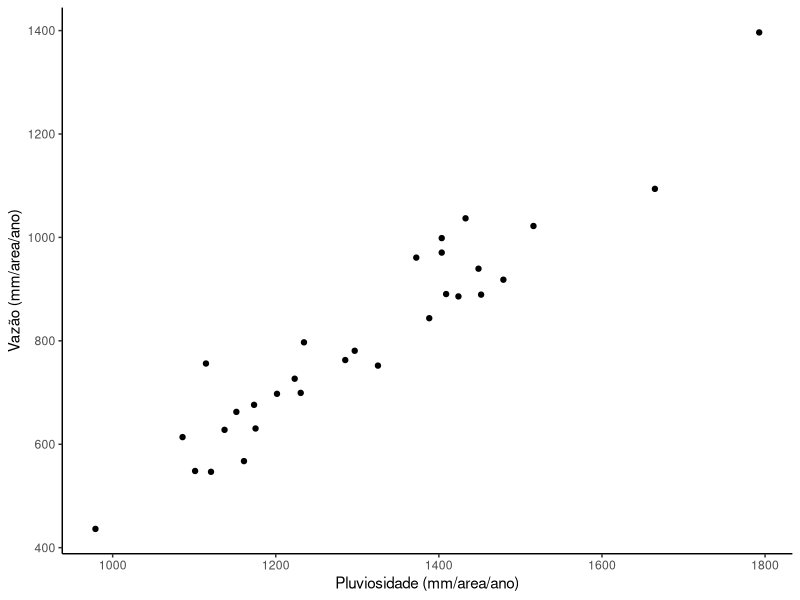
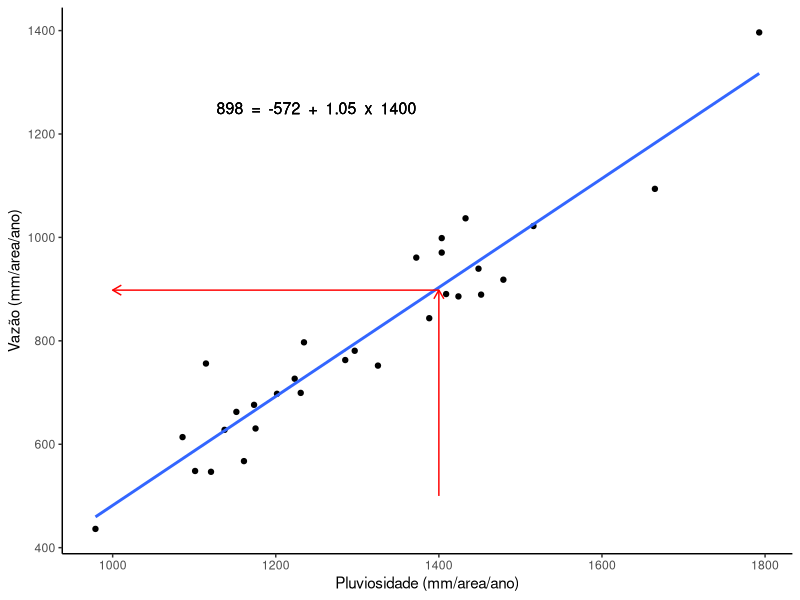
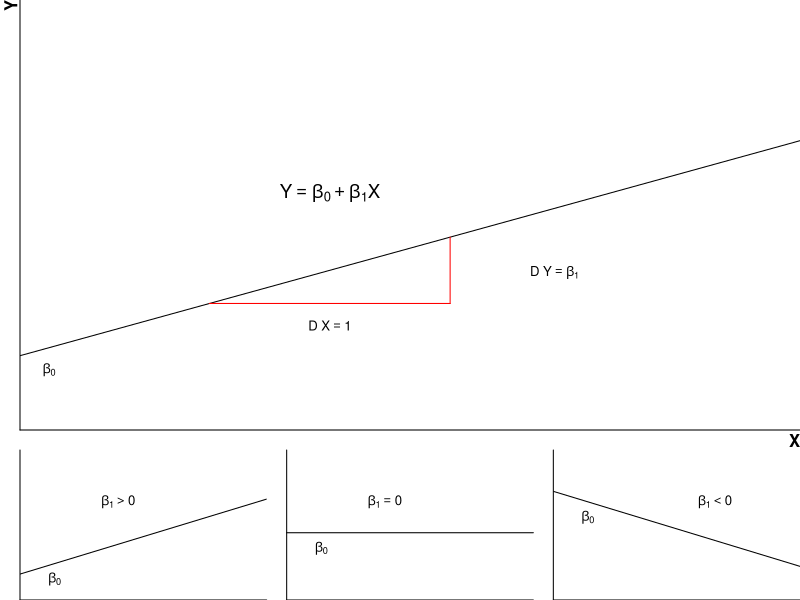
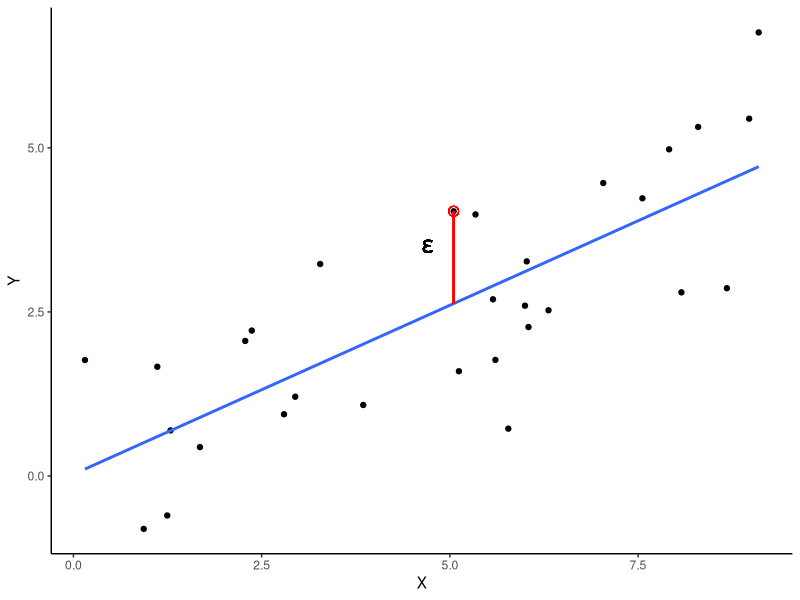
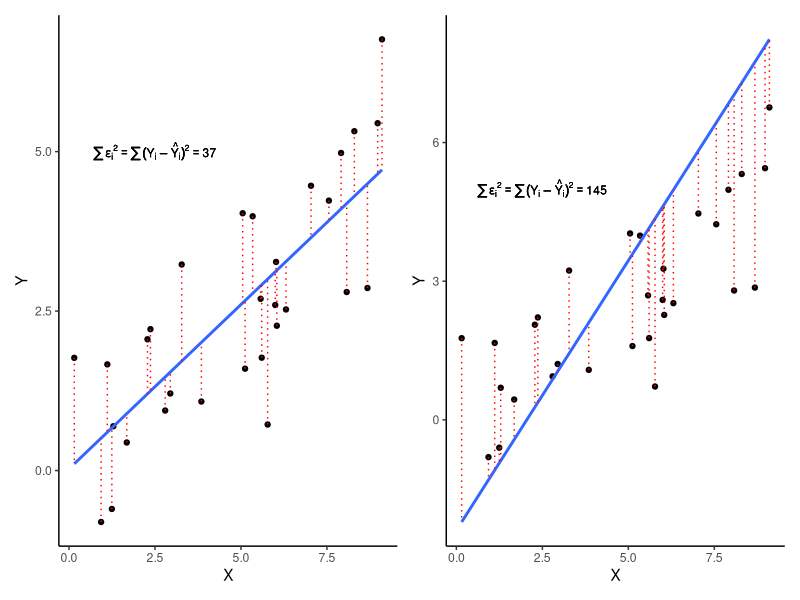
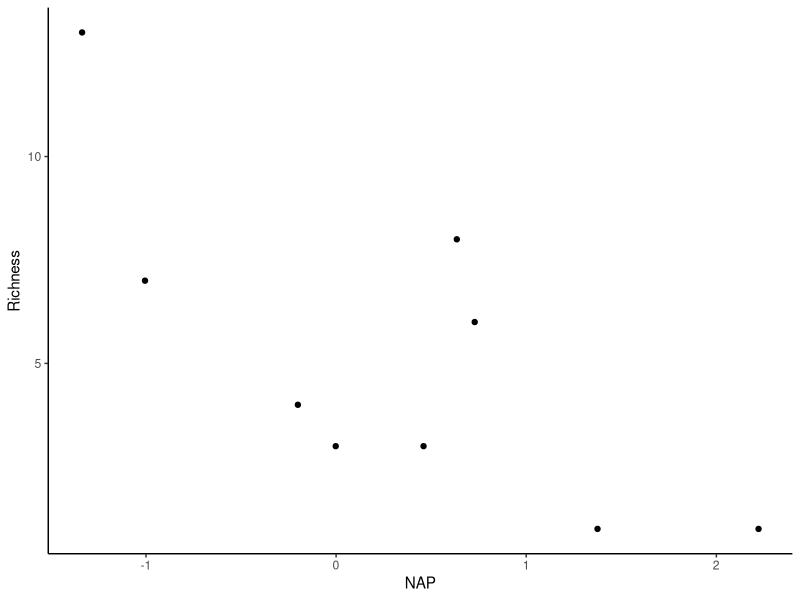
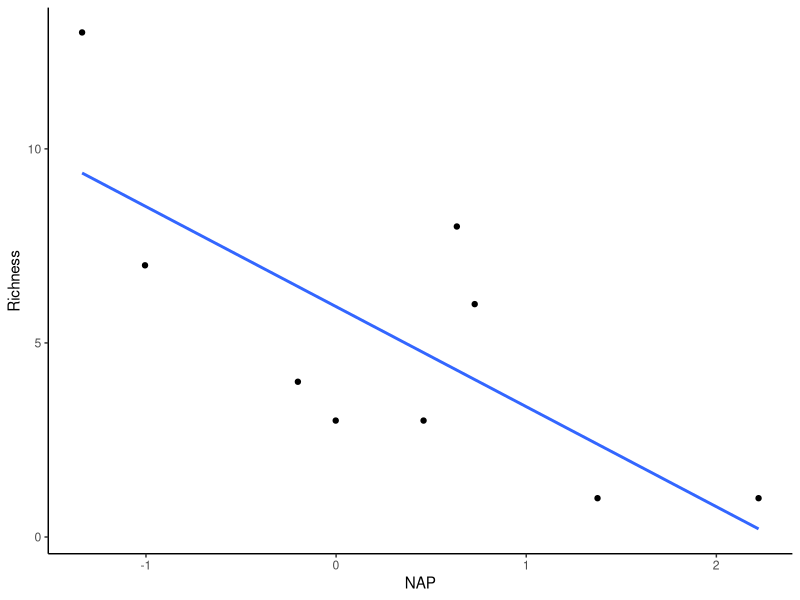
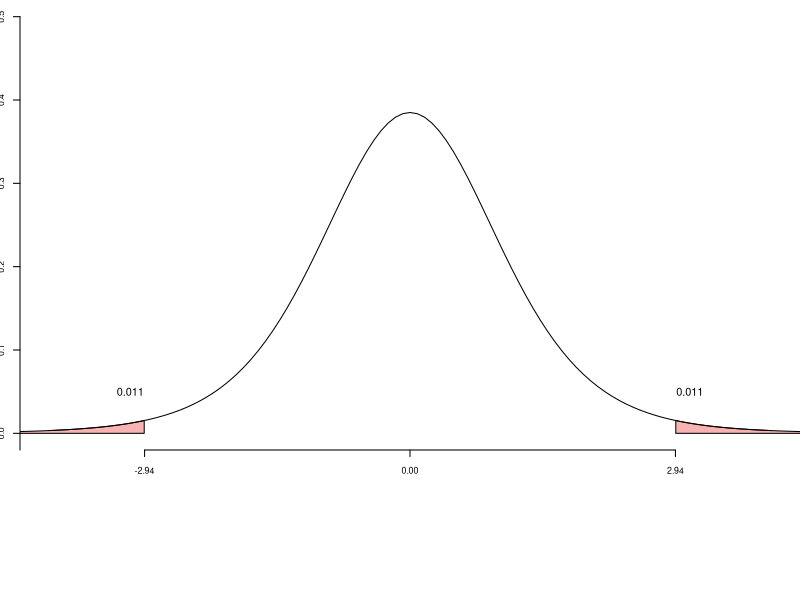

Write the R code that produced these figures, in order.
## ---- chunk 1
library(tidyverse)
library(patchwork)
library(flextable)
library(knitr)
## ---- chunk 2
#| code-fold: true
st = read_csv("datasets/HubbardBrook_wide.csv")

st = st %>% 
    rename(FlowD = WS2_Flow_Defosrested, FlowR = WS3_Flow_reference, 
           RainD = WS2_precipitation, RainR = WS3_precipitation) %>% 
  mutate(FlowD = FlowD/100, FlowR = FlowR/100,
         RainD = RainD/10, RainR = RainR/10) %>% 
    .[-31,]
## ---- chunk 3
#| echo: false
flextable(st)
## ---- chunk 4
#| echo: false
m1 = lm(FlowR ~ RainR, data = st)
b0 = round(coef(m1)[1],2)
b1 = round(coef(m1)[2],2)
Xm = 1400
Ym = b0 + b1 * Xm
limitey <- range(st$FlowR)
limitex <- range(st$RainR)

rg1 = ggplot(st, aes(y = FlowR, x = RainR)) +
    geom_point() +
    ylab("Vazão (mm/area/ano)") +
    xlab("Pluviosidade (mm/area/ano)") +
    xlim(limitex) +
    ylim(limitey) +
    theme_classic()


rg1

## ---- chunk 5
#| echo: false
dfy <- data.frame(x1 = Xm, x2 = Xm, y1 = 500, y2 = Ym)
dfx <- data.frame(x1 = Xm, x2 = 1000, y1 = Ym, y2 = Ym)

rg2 = rg1 +
    geom_smooth(method = "lm", se = FALSE) +
    geom_segment(mapping = aes(x = x1, xend = x2, y = y1, yend = y2), data = dfx,
                 colour = "red", arrow = arrow(length = unit(0.1, "inches"))) +
    geom_segment(mapping = aes(x = x1, xend = x2, y = y1, yend = y2), data = dfy,
                 colour = "red", arrow = arrow(length = unit(0.1, "inches"))) +
    annotate('text', x = 1250, y = 1250, 
             label = bquote(.(round(Ym,0)) ~ " = "~ .(round(b0,0)) ~ " + "~ .(round(b1,2)) ~ " x "~ .(Xm)), size = 4) +
    theme_classic()

rg2

## ---- chunk 6
#| echo: false
nf <- matrix(c(1,1,1,2,3,4), nc = 3, nr = 2, byrow = TRUE)
layout(nf, respect = F, heights = c(3,1), widths = c(1,1,1))
size_text = 1.2
#_____________________________________________________
#layout.show(nf)
par(mai = c(0.2,0.2,0,0))
plot(1:10, type  = "n", axes = F, xlab = "", ylab = "")
axis(1, at = c(-1,20))
axis(2, at = c(-1,20))
abline(a = 2, b = .5)
segments(x0 = 6, x1 = 6, y0 = 3.5, y1 = 5, col = "red")
segments(x0 = 6, x1 = 3, y0 = 3.5, y1 = 3.5, col = "red")
text(x = 7.3, y = 4.2, labels = expression(D ~ "Y" == beta[1]), cex = size_text)
text(x = 4.5, y = 3, labels = expression(D ~ "X" == 1), cex = size_text)
text(x = 4.5, y = 6, labels = expression(Y == beta[0] + beta[1]*X), cex = size_text+.5)
text(x = 1, y = 2, labels = expression(beta[0]), cex = size_text)
mtext(text = "X", side = 1, adj = 1, font = 2, padj = 0.5) 
mtext(text = "Y", side = 2, adj = 1, font = 2) 

#_____________________________________________________
par(mai = c(0,0.2,0,0))
plot(1:10, type  = "n", axes = F, xlab = "", ylab = "")
axis(1, at = c(-1,20))
axis(2, at = c(-1,20))
abline(a = 2, b = .5)
text(x = 4.5, y = 7, labels = expression(beta[1] > 0), cex = size_text)
text(x = 2, y = 2, labels = expression(beta[0]), cex = size_text)

#_____________________________________________________
par(mai = c(0,0.2,0,0))
plot(1:10, type  = "n", axes = F, xlab = "", ylab = "")
axis(1, at = c(-1,20))
axis(2, at = c(-1,20))
abline(a = 5, b = 0)
text(x = 4.5, y = 7, labels = expression(beta[1] == 0), cex = size_text)
text(x = 2, y = 4, labels = expression(beta[0]), cex = size_text)

#_____________________________________________________
par(mai = c(0,0.2,0,0))
plot(1:10, type  = "n", axes = F, xlab = "", ylab = "")
axis(1, at = c(-1,20))
axis(2, at = c(-1,20))
abline(a = 8, b = -0.5)
text(x = 7, y = 7, labels = expression(beta[1] < 0), cex = size_text)
text(x = 2, y = 6, labels = expression(beta[0]), cex = size_text)

## ---- chunk 7
#| echo: false
b0 = 0
b1 = .5
set.seed(3)
i = 12
DS = data.frame(X = runif(n = 30, min = 0, max = 10))

DS = DS %>% 
  mutate(Y = rnorm(n = 30, mean = b0 + b1 * X, sd = 1.3)) %>% 
  mutate(Yfit = predict(lm(Y ~ X)),
         Yres = resid(lm(Y ~ X)))

ggplot(DS, aes(y = Y, x = X)) +
   geom_point() +
   geom_smooth(method = lm, se = F) +
   geom_point(aes(y=Y[i], x=X[i]), shape = 21, colour = "red", size = 3, alpha = 0.5) +
   geom_segment(aes(y=Y[i], x=X[i], xend = X[i], yend = Yfit[i]), colour = "red") +
   geom_text(x = 4.7, y = 3.5, label = expression(epsilon), size = 6) +
   theme_classic()
## ---- chunk 8
#| echo: false
b0 = 0
b1 = .5
set.seed(3)

DS = data.frame(X = runif(n = 30, min = 0, max = 10))

DS = DS %>% 
  mutate(Y = rnorm(n = 30, mean = b0 + b1 * X, sd = 1.3)) %>% 
  mutate(Yfit = predict(lm(Y ~ X)),
         Yres = resid(lm(Y ~ X))) %>% 
  mutate(Y2 = rnorm(n = 30, mean = c(b0-2) + c(b1+0.6) * X, sd = 1.3)) %>% 
  mutate(Yfit2 = predict(lm(Y2 ~ X)),
         Yres2 = resid(lm(Y2 ~ X)))

sre = sum(DS$Yres^2)
sre2 = sum((DS$Y - DS$Yfit2)^2)

rg1 = ggplot(DS, aes(y = Y, x = X)) +
  geom_point() +
  geom_smooth(method = lm, se = F) +
  #geom_point(aes(y=Y[i], x=X[i]), colour = "red", size = 3) +
  geom_segment(aes(y=Y, x=X, xend = X, yend = Yfit), colour = "red", linetype=3) +
  annotate("text", x = 2.5, y = 5, label = bquote(sum(epsilon[i])^2==sum((Y[i]-hat(Y[i]))^2 == .(floor(sre)))), size = 3) +
  theme_classic()

rg2 = ggplot(DS, aes(y = Y, x = X)) +
  geom_point() +
  geom_smooth(aes(y = Y2), method = lm, se = F) +
  #geom_point(aes(y=Y[i], x=X[i]), colour = "red", size = 3) +
  geom_segment(aes(y=Y, x=X, xend = X, yend = Yfit2), colour = "red", linetype=3) +
  annotate("text",x = 2.5, y = 5, label = bquote(sum(epsilon[i])^2==sum((Y[i]-hat(Y[i]))^2 == .(floor(sre2)))), size = 3) +
  theme_classic()

#expression(sum(epsilon[i])^2==sum((Y[i]-hat(Y[i]))^2 == sre))

rg1 | rg2
## ---- chunk 9
rk = read_csv("datasets/RIKZ.csv")
rks = rk %>% 
  .[seq(3,43,by = 5),]
## ---- chunk 10
rks %>% 
  select(Richness, NAP) %>% 
  flextable()
## ---- chunk 11
#| echo: false
rks %>% 
  ggplot(aes(y = Richness, x = NAP)) +
  geom_point() +
  theme_classic()

m1 = lm(Richness ~ NAP, data = rks)
b0 = coef(m1)[1]
b1 = coef(m1)[2]

## ---- chunk 12
#| echo: false
rksR = rks %>% 
  select(Richness, NAP) %>% 
  mutate(XmX = NAP - mean(NAP),
         YmY = Richness - mean(Richness)) %>% 
  mutate(XmX2 = XmX^2, YmY2 = YmY^2, SXY = XmX * YmY) %>% 
  round(digits = 2)

SXY = sum(rksR$SXY)
SQX = sum(rksR$XmX2)
b1e = SXY/SQX
MRichness = mean(rksR$Richness)
MNAP = mean(rksR$NAP)
b0e =  MRichness - b1e * MNAP

rksR = rksR %>% 
  mutate(Yfit = b0e + b1e * NAP,
         Yres = Richness - Yfit)

SQRes = sum(rksR$Yres^2)
n = nrow(rksR)
s2res = SQRes/(n-2)
SQY = sum((rksR$Richness - mean(rksR$Richness))^2) 
r2 = 1 - SQRes / SQY

round(rksR,2) %>% 
  select(-c("Yfit", "Yres")) %>% 
  kable(col.names = c("Richness", "NAP",
                     "$(X_i - \\overline{X})$",
                     "$(Y_i - \\overline{Y})$",
                     "$(X_i - \\overline{X})^2$",
                     "$(Y_i - \\overline{Y})^2$",
                     "$(X_i - \\overline{X})(Y_i - \\overline{Y})$"))

r = SXY/sqrt(sum((rksR$Richness-mean(rksR$Richness))^2) * sum((rksR$NAP-mean(rksR$NAP))^2))

#summary(m1)
## ---- chunk 13
#| echo: false
rks %>% 
  ggplot(aes(y = Richness, x = NAP)) +
  geom_point() +
  geom_smooth(method = "lm", se = F) +
  theme_classic()

## ---- chunk 14
#| echo: false
seb1 = sqrt(s2res/SQX)

tc = b1e/seb1

## ---- chunk 15
#| echo: false
qr = c(tc, -tc)
dqr = dt(x = qr, df = n-1)


qrc1 = c(seq(-5, qr[1], l = 100), seq(qr[1],-5, l = 100))
dqrc1 = c(rep(0,100), dt(x = seq(qr[1],-5, l = 100), df = n-2))

qrc2 = c(seq(5, qr[2], l = 100), seq(qr[2],5, l = 100))
dqrc2 = c(rep(0,100), dt(x = seq(qr[2],5, l = 100), df = n-2))

pqr = pt(q = qr, df = n-2)
perc = diff(pqr, df = n-2) * 100

#eixox = bquote(.(-tc), 0, .(+tc))

curve(expr = dt(x, 0, df = n-2), from = -4, to = 4, 
      ylab = "Densidade da distribuição t",
      xlab = "Valores de t", ylim = c(0, 0.5), axes = F)
axis(1, at = round(c(qr[1],0,qr[2]),2), cex.axis = 0.8)
axis(2, at = seq(-1, 0.5, by = 0.1), cex.axis = 0.8)
polygon(x = qrc1, y = dqrc1, col = rgb(red = 0.9, 0,0, alpha = 0.3))  
polygon(x = qrc2, y = dqrc2, col = rgb(red = 0.9, 0,0, alpha = 0.3))  
segments(x0 = qr[1], x1 = qr[7], y0 = 0.65, y1 = 0.65, lwd = 2)
text(y = c(0.05), x = c(-3.1), labels = bquote(.(round(pt(tc, df = n-2),3))))
text(y = c(0.05), x = c(3.1), labels = bquote(.(round(pt(-tc, df = n-2, lower.tail = F),3))))

## ---- chunk 16
#| echo: false
b0sim <- 10
b1sim <- 2
dp1 <- 0
dp2 <- 60
X <- rep(seq(10, 100, by = 10), times= 10)
n <- length(X)
set.seed(1)
Y1 <- rnorm(n = n, mean = b0sim + b1sim * X, sd = dp1)
set.seed(1)
Y2 <- rnorm(n = n, mean = b0sim + b1sim * X, sd = dp2)
limitey <- range(c(Y1,Y2))
limitex <- range(X)
alto <- ">>>>"
df <- data.frame(Y1, Y2, X)

reg1 <- ggplot(df, mapping = aes(y = Y1, x = X)) +
  geom_point(shape = 19, size = 3) +
  geom_smooth(method = "lm", color = "blue", se = FALSE) +
  xlim(limitex) +
  ylim(limitey) +
  annotate("text",x = 30, y = 250, label = bquote(SQ[Regressão] ~ ">>>>"), size = 4) +
  theme_classic()

reg2 <- ggplot(df, mapping = aes(y = Y2, x = X)) +
  geom_point(shape = 19, size = 3) +
  geom_smooth(method = "lm", color = "blue", se = FALSE) +
  xlim(limitex) +
  ylim(limitey) +
  annotate("text",x = 30, y = 250, label = bquote(SQ[Residuo] ~ ">>>>"), size = 4) +
  theme_classic()

reg1 | reg2
  
## ---- chunk 17
#| echo: false
shade_curve <- function(y, x, zstart, zend, fill, alpha = .5){
  MyDF <- data.frame(x,y)
  geom_area(data = subset(MyDF, x >= zstart
                          & x < zend),
            aes(y=y, x = x), fill = fill, color = NA, alpha = alpha)
}

num1 <- 1; num2 <- 10; den1 <- 10; den2 <- 50
Flim1 <- qf(p = 0.05, df = num1, df2 = den1, lower.tail = FALSE)
Flim2 <- qf(p = 0.05, df = num2, df2 = den2, lower.tail = FALSE)
f <- seq(0.1, 10, length = 100)
DF <- data.frame(f,
                 DF1 = df(f, df1 = num1, df2 = den1),
                 DF2 = df(f, df1 = num2, df2 = den2))

gdfa <- ggplot(DF) +
  geom_line(mapping = aes(x = f, y = DF1), color  ="blue") +
  geom_line(mapping = aes(x = f, y = DF2), color  ="red") +
  ylab("Densidade de probabilidade de F") +
  xlab("Valores de F") +
  annotate("segment", x = 2.5, xend = 3, y = 1, yend = 1, colour = "blue") +
  annotate("segment", x = 2.5, xend = 3, y = 0.85, yend = 0.85, colour = "red") +
  annotate("text", x = 6.5, y = 1, size = 4, label = bquote(gl[numerador]==.(num1) ~ ";" ~ gl[denominador]==.(den1))) +
  annotate("text", x = 6.5, y = 0.85, size = 4, label = bquote(gl[numerador]==.(num2) ~ ";" ~ gl[denominador]==.(den2))) +
  theme_classic(base_size=20)

gdfb <- ggplot(DF) +
  geom_line(mapping = aes(x = f, y = DF1), color  ="blue") +
  shade_curve(x = DF$f, y = DF$DF1, zstart = Flim1, zend = 10, fill = "blue", alpha = .3) +
  ylab("Densidade de probabilidade de F") +
  xlab("Valores de F") +
  annotate("text", x = 6, y = 1, label = bquote(gl[numerador]==.(num1) ~ ";" ~ gl[denominador]==.(den1))) +
  geom_segment(mapping = aes(x = Flim1, xend = Flim1, y = 0.3, yend = 0.1),
                 colour = "blue", arrow = arrow(length = unit(0.1, "inches"))) +
  theme_classic(base_size=20)

gdfc <- ggplot(DF) +
  geom_line(mapping = aes(x = f, y = DF2), color  ="red") +
  shade_curve(x = DF$f, y = DF$DF2, zstart = Flim2, zend = 10, fill = "red", alpha = .3) +
  ylab("Densidade de probabilidade de F") +
  xlab("Valores de F") +
  annotate("text", x = 6, y = 0.85, label = bquote(gl[numerador]==.(num2) ~ ";" ~ gl[denominador]==.(den2))) +
  geom_segment(mapping = aes(x = Flim2, xend = Flim2, y = 0.3, yend = 0.2),
                 colour = "red", arrow = arrow(length = unit(0.1, "inches"))) +
  theme_classic(base_size=20)

gdfa / gdfb / gdfc
## ---- chunk 18
#| echo: false
m1_anovatb <- as_tibble(anova(m1)) 
m1_s <- m1_anovatb %>% 
  replace(is.na(.), 0) %>%
  summarise_all(funs(sum))

m1_anovatb <- m1_anovatb %>% 
  bind_rows(m1_s) %>% 
  mutate(`Fonte de variação`  = c("Regressão", "Resíduo", "Total")) %>% 
  rename(gl = Df, SQ = `Sum Sq`, QM = `Mean Sq`, `F` = `F value`, p = `Pr(>F)`) %>% 
  select(`Fonte de variação`, SQ, gl, QM, `F`, p)
  
m1_anovatb[3, "QM"] <- m1_anovatb[3, "SQ"]/m1_anovatb[3, "gl"]
m1_anovatb[3, c("F", "p")] <- NA

m1_anovatb[,c(2,4,5)] <- round(m1_anovatb[,c(2,4,5)], 2)
m1_anovatb[1,"p"] <- round(m1_anovatb[1,"p"], 3)

kable(m1_anovatb)
## ---- chunk 19
#| echo: false
n <- nrow(rks)
epy <- sqrt(s2res * (1/n + ((rks$NAP - mean(rks$NAP))^2)/SQX))
limites <- qt(p = 1-0.025, df = n-2) * epy
qt95 <- qt(p = 1-0.025, df = n-2)
obs <- 4
Yfit <- rksR$Yfit
## ---- chunk 20
#| echo: false
rksRtb <- round(rksR,2) %>% 
  select(c(Richness, NAP, Yfit)) %>%
  mutate(erropad = round(epy,2), ICinferior = round(Yfit - limites,2), ICsuperior = round(Yfit + limites,2)) 

kable(rksRtb,
         col.names = c("Richness",
        "NAP",
        "$\\hat{Y}$",
        "$s_{Y \\mid X}$",
        "$IC_{inferior}$",
        "$IC_{superior}$")
        )

## ---- chunk 21
#| echo: false
rksRtb %>%  
  ggplot(aes(y = Richness, x = NAP)) +
  geom_point() +
  geom_point(aes(y = Yfit, x = NAP), color = 'blue', shape = 19) +
  geom_point(aes(y = ICinferior, x = NAP), color = 'red', shape = 19) +
  geom_point(aes(y = ICsuperior, x = NAP), color = 'red', shape = 19) +
  theme_classic()

## ---- chunk 22
#| echo: false
rksRtb %>%  
  ggplot(aes(y = Richness, x = NAP)) +
  geom_point() +
  geom_smooth(method = "lm", se = TRUE, fill = "red", alpha = 0.5) +
  theme_classic()
## ---- chunk 23
#| echo: false
set.seed(6)
n = 30
X <- seq(from = 0, to = 100, length = n)
# Linear
b0a <- 2
b1a <- 4
dpa <- 80
Ya <- rnorm(n = n, mean = b0a + b1a*X, sd = dpa)

#Potência
b0b <- 1
b1b <- 2.3
dpb <- 2000
Yb <- rnorm(n = n, mean = b0b * X^b1b, sd = dpb)

#Assintótica
b0c <- 50
b1c <- 10
dpc <-2
Yc <- rnorm(n = n, mean = (b0c * X)/(b1c + X), sd = dpc)

# Linear com variância heterogênea
b0d <- 2
b1d <- 4
dpd <- X^1.1
Yd <- rnorm(n = n, mean = b0d + b1d*X, sd = dpd) 

df <- data.frame(X, Ya, Yb, Yc, Yd)

ma <- lm(Ya ~ X, data = df)
mb <- lm(Yb ~ X, data = df)
mc <- lm(Yc ~ X, data = df)
md <- lm(Yd ~ X, data = df)

df <- df %>% mutate(Yafit = fitted(ma),
             Ybfit = fitted(mb),
             Ycfit = fitted(mc),
             Ydfit = fitted(md),
             Yares = resid(ma),
             Ybres = resid(mb),
             Ycres = resid(mc),
             Ydres = resid(md))

ga <- ggplot(df, aes(x = X, y = Ya)) +
  geom_point(shape = 19) +
  geom_segment(x = df$X, xend = df$X, y = df$Ya, yend = df$Yafit, color = "red", linetype = "dashed", alpha = 0.5) +
  geom_smooth(method = "lm", se = FALSE) +
  labs(x = "X", y = "Y") +
  geom_text(x = 2, y = 520, label = "Relação linear", hjust = 0) +
  theme_classic()

gb <- ggplot(df, aes(x = X, y = Yb)) +
  geom_point(shape = 19) +
  geom_segment(x = df$X, xend = df$X, y = df$Yb, yend = df$Ybfit, color = "red", linetype = "dashed", alpha = 0.5) +
  geom_smooth(method = "lm", se = FALSE) +
  labs(x = "X", y = "Y") +
  geom_text(x = 2, y = 37000, label = "Função potência", hjust = 0) +
  theme_classic()

gc <- ggplot(df, aes(x = X, y = Yc)) +
  geom_point(shape = 19) +
  geom_segment(x = df$X, xend = df$X, y = df$Yc, yend = df$Ycfit, color = "red", linetype = "dashed", alpha = 0.5) +
  geom_smooth(method = "lm", se = FALSE) +
  labs(x = "X", y = "Y") +
  geom_text(x = 2, y = 48, label = "Relação asintótica", hjust = 0) +
  theme_classic()

gd <- ggplot(df, aes(x = X, y = Yd)) +
  geom_point(shape = 19) +
  geom_segment(x = df$X, xend = df$X, y = df$Yd, yend = df$Ydfit, color = "red", linetype = "dashed", alpha = 0.5) +
  geom_smooth(method = "lm", se = FALSE) +
  labs(x = "X", y = "Y") +
  geom_text(x = 2, y = 450, label = "Variância heterogênea", hjust = 0) +
  theme_classic()

gar <- ggplot(df, aes(x = Yafit, y = Yares)) +
  geom_point(shape = 19) +
  geom_hline(yintercept = 0, color = "red", alpha = 0.5) +
  labs(x = bquote("Y ajustado (" ~ hat(Y) ~")"), y = "Resíduos") +
  theme_classic()

gbr <- ggplot(df, aes(x = Ybfit, y = Ybres)) +
  geom_point(shape = 19) +
  geom_hline(yintercept = 0, color = "red", alpha = 0.5) +
  labs(x = bquote("Y ajustado (" ~ hat(Y) ~")"), y = "Resíduos") +
  theme_classic()

gcr <- ggplot(df, aes(x = Ycfit, y = Ycres)) +
  geom_point(shape = 19) +
  geom_hline(yintercept = 0, color = "red", alpha = 0.5) +
  labs(x = bquote("Y ajustado (" ~ hat(Y) ~")"), y = "Resíduos") +
  theme_classic()

gdr <- ggplot(df, aes(x = Ydfit, y = Ydres)) +
  geom_point(shape = 19) +
  geom_hline(yintercept = 0, color = "red", alpha = 0.5) +
  labs(x = bquote("Y ajustado (" ~ hat(Y) ~")"), y = "Resíduos") +
  theme_classic()


(ga | gar) / (gb | gbr) / (gc | gcr) / (gd | gdr)

## ---- chunk 24
#| echo: false
set.seed(8)
n = 30
X <- seq(from = 0, to = 100, length = n)
# Linear
b0a <- 2
b1a <- 4
dpa <- 80
Ya <- rnorm(n = n, mean = b0a + b1a*X, sd = dpa)
mtest <- lm(Ya ~ X)
dftest <- data.frame(X, Ya, Yfit = fitted(mtest), Yres = resid(mtest))

ggplot(dftest, aes(x = Yres)) +
  geom_histogram(aes(y = ..density..), binwidth = 30, color = 1, fill = "gray", alpha = 0.8) +
  stat_function(fun = dnorm, args = list(mean = mean(dftest$Yres), sd = sd(dftest$Yres)), color = "red") +
  theme_classic()
